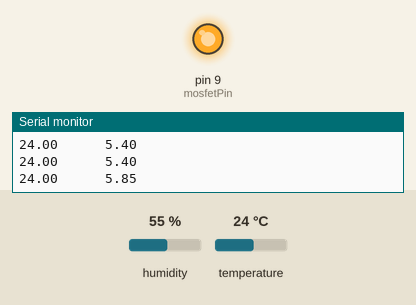
The sketch below on a simulated Arduino Uno, built with avr-gcc and run on an emulated ATmega328P. On the bench: output pins drawn as LEDs (lit = HIGH), the last lines printed to the serial monitor. Inputs (shaded band) come from the test bench; at power-on: temperature 24 °C, humidity 55 %.

Above: at 4.4 s.
4.5 s: temperature set to 28 °C
7.2 s: temperature set to 31 °C
At 8.7 s:
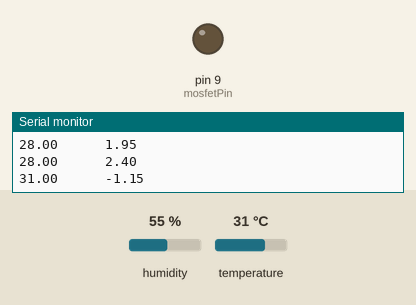
9.6 s: temperature set to 12 °C
At 11.2 s:
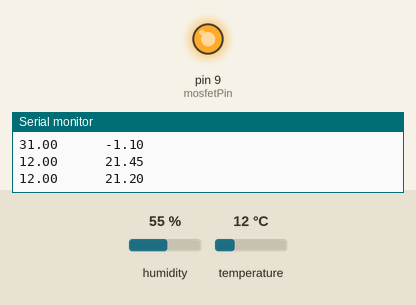
Timing chart, 0 to 12.6 s (numbered marks = the images above; inputs shaded):
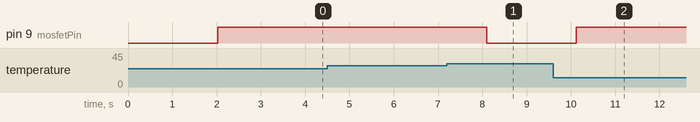

Measured:
- the behaviour switches between 29 and 30 °C on temperature (found by bisection; images 0 and 1)
- after the input at 7.2 s, pin 9 (mosfetPin): HIGH → LOW after 0.90 s
- after the input at 9.6 s, pin 9 (mosfetPin): LOW → HIGH after 0.52 s

The sketch:

pidversionforgui2.ino
```cpp
#include <DHT.h>

#define DHTPIN 2     // DHT-11 sensor output pin
#define DHTTYPE DHT11  // DHT11 sensor type
const int mosfetPin = 9; // Digital pin connected to the HW-042 module
DHT dht(DHTPIN, DHTTYPE);

// PID constants
float kp = 1;  // Proportional constant
float ki = 0.1; // Integral constant
float kd = 0.1;   // Derivative constant

// PID variables
float setpoint = 28.5;  // Setpoint temperature
float error, lastError, integral, derivative, output;

void setup() {
  Serial.begin(9600);
  dht.begin();
  pinMode(mosfetPin, OUTPUT);

  // Wait for Serial Monitor to open
  while (!Serial);

  // Send a header to Serial Monitor
  Serial.println("Temperature(°C)\t\tPID Output");

  // Wait for a short pause to allow Serial Monitor to fully open
  delay(1000);
}

void loop() {
  // Check if there is data available for reading
  if (Serial.available() > 0) {
    // Read the command from Python
    char command = Serial.read();

    // Check the received command
    switch (command) {
      case 'R':
        // Command to send the temperature
        float temperature = dht.readTemperature();
        Serial.print("Temperature:");
        Serial.println(temperature);
        break;

      case 'S':
        // Command to update the setpoint
        setpoint = Serial.parseFloat();
        Serial.print("Setpoint updated to:");
        Serial.println(setpoint);
        break;

      // Other commands can be added here based on requirements
    }
  }

  // The rest of the code remains unchanged
  delay(1000);  // Pause between readings

  float temperature = dht.readTemperature();

  // Check if the reading failed and exit early (to try again).
  if (isnan(temperature)) {
    Serial.println("Failed to read temperature from DHT sensor!");
    return;
  }

  // Calculate PID terms
  error = setpoint - temperature;
  integral += error;
  derivative = error - lastError;

  // Calculate PID output
  output = kp * error + ki * integral + kd * derivative;

  // Control the HW-042 module based on the temperature reading and PID output
  if (output > 0) {
    // If PID output is positive, turn on the module
    digitalWrite(mosfetPin, HIGH);
  } else {
    // If PID output is negative or zero, turn off the module
    digitalWrite(mosfetPin, LOW);
  }

  // Send temperature and PID output through the serial port
  Serial.print(temperature);
  Serial.print("\t\t\t");
  Serial.println(output);

  // Update last error for the next iteration
  lastError = error;
}
```
